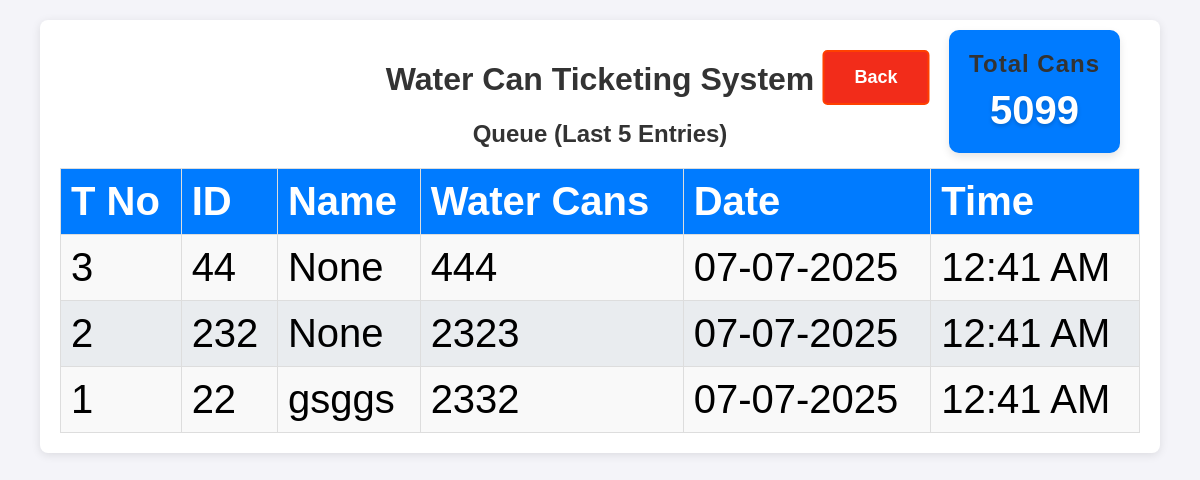
Page /dashboard on the earlier database version.
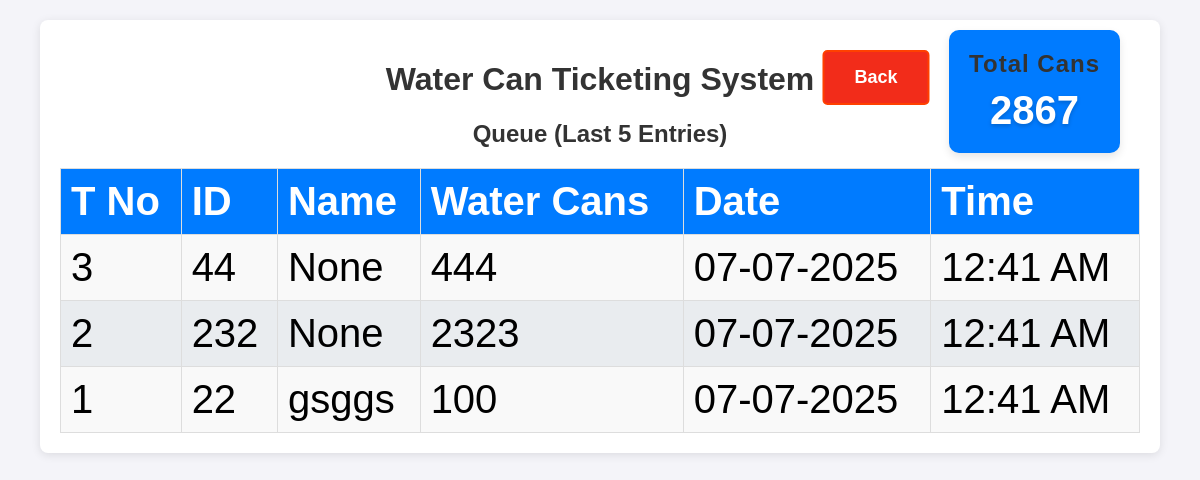
Same page on the later database version.
### app.py (models this page shows, shortened)
class Dealer_details(db.Model):
    id = db.Column(db.Integer, primary_key=True)
    dealer_id = db.Column(db.String(100), nullable=False, unique=True)
    name = db.Column(db.String(100), nullable=False)
    mobile = db.Column(db.String(15), nullable=False)
    address = db.Column(db.String(400), nullable=True)
    aadhaar_file = db.Column(db.String(400))  # Path to Aadhaar copy
    photo_file = db.Column(db.String(400))

class Dealer(db.Model):
    id = db.Column(db.Integer, primary_key=True)
    dealer_id = db.Column(db.String(100), nullable=False)
    water_can_count = db.Column(db.Integer, nullable=False)
    timestamp = db.Column(db.DateTime, default=datetime.now)
    token_id = db.Column(db.Integer, nullable=False)  # Daily resetting token ID
    @property
    def formatted_date(self):
        return self.timestamp.strftime("%d-%m-%Y")  # Format the date
    @property
    def formatted_time(self):
        return self.timestamp.strftime("%I:%M %p")  # Format the time in 12-hour format

### app.py (the view)
@app.route('/dashboard')
def dashboard():
    today = datetime.today().date()
    dealer_queue = db.session.query(Dealer, Dealer_details.name).outerjoin(Dealer_details, Dealer.dealer_id == Dealer_details.dealer_id).filter(func.date(Dealer.timestamp) == today).order_by(Dealer.timestamp.desc()).limit(5).all()
    return render_template('dashboard.html', queue=dealer_queue, total_cans=get_total_can_today())

### app.py (called while the page is built)
def get_total_can_today():
    query = Dealer.query
    start_of_today = datetime.now().replace(hour=0, minute=0, second=0, microsecond=0)
    query = query.filter(Dealer.timestamp >= start_of_today)
    filtered_data = query.order_by(Dealer.timestamp.desc()).all()
    total_cans = sum(dealer.water_can_count for dealer in filtered_data)
    return total_cans

### templates/dashboard.html (shortened to what this page needs)
<!DOCTYPE html>
<html lang="en">
<head>
    <link rel="stylesheet" href="/static/styles.css">
</head>
<body class="dashboard">
    <div class="container">
        <h1>Water Can Ticketing System</h1>
        <h2>Queue (Last 5 Entries)</h2>
        <table>
            <thead>
                <tr>
                    <th>T No</th>
                    <th>ID</th>
                    <th>Name</th>
                    <th>Water Cans</th>
                    <th>Date</th>
                    <th>Time</th>
                </tr>
            </thead>
            <tbody>
                {% for dealer, dealer_name in queue %}
                <tr>
                    <td>{{ dealer.token_id }}</td>
                    <td>{{ dealer.dealer_id }}</td>
                    <td>{{ dealer_name }}</td>
                    <td>{{ dealer.water_can_count }}</td>
                    <td>{{ dealer.formatted_date }}</td>
                    <td>{{ dealer.formatted_time }}</td>
                </tr>
                {% endfor %}
            </tbody>
        </table>
    </div>
    <div class="total-cans-card total-cans-card-top">
        <h2>Total Cans</h2>
        <div class="total-cans-number">{{ total_cans }}</div>
    </div>
    <a href="/" class="back">Back</a>
</body>
</html>

Differences in the rows shown:
changed through a linked row, Dealer_details "gsggs": water_can_count "2332" → "100"
Other differences:
{{ total_cans }}: "5099" → "2867"
